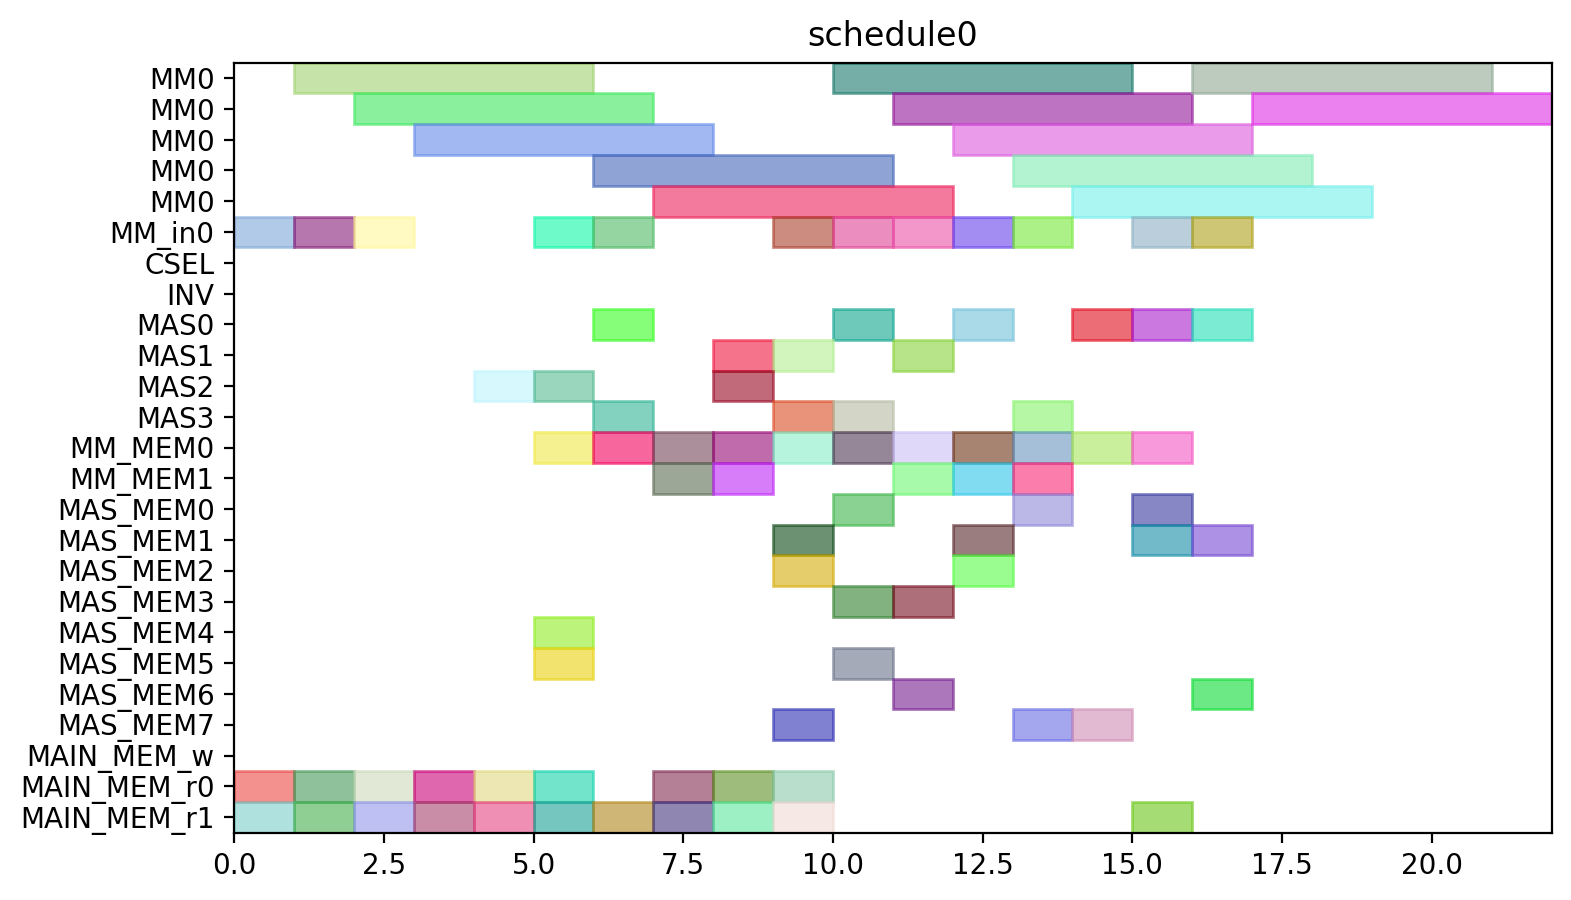

Source code (Python):
from pyschedule import Scenario, solvers, plotters, alt


def solve():
	horizon = 90
	S = Scenario("schedule0", horizon=horizon)

	# resource
	MM = S.Resources('MM', num=1, size=5)
	MM_in = S.Resources('MM_in', num=1)
	CSEL = S.Resource('CSEL')
	INV = S.Resource('INV')
	MAS = S.Resources('MAS', num=4, size=1, periods=range(1, horizon))
	MM_MEM = S.Resources('MM_MEM', num=2)
	MAS_MEM = S.Resources('MAS_MEM', num=8)
	MAIN_MEM_w = S.Resource('MAIN_MEM_w', size=1)
	MAIN_MEM_r = S.Resources('MAIN_MEM_r', num=2)

	# result of previous scheduling

	# new tasks
	t0_in = S.Task('t0_in', length=1, delay_cost=1)
	t0_in += alt(MM_in)
	t0 = S.Task('t0', length=5, delay_cost=1)
	t0 += alt(MM)
	S += t0>=t0_in

	t0_mem0 = S.Task('t0_mem0', length=1, delay_cost=1)
	t0_mem0 += MAIN_MEM_r[0]
	S += t0_mem0 <= t0

	t0_mem1 = S.Task('t0_mem1', length=1, delay_cost=1)
	t0_mem1 += MAIN_MEM_r[1]
	S += t0_mem1 <= t0

	t1_in = S.Task('t1_in', length=1, delay_cost=1)
	t1_in += alt(MM_in)
	t1 = S.Task('t1', length=5, delay_cost=1)
	t1 += alt(MM)
	S += t1>=t1_in

	t1_mem0 = S.Task('t1_mem0', length=1, delay_cost=1)
	t1_mem0 += MAIN_MEM_r[0]
	S += t1_mem0 <= t1

	t1_mem1 = S.Task('t1_mem1', length=1, delay_cost=1)
	t1_mem1 += MAIN_MEM_r[1]
	S += t1_mem1 <= t1

	t2_in = S.Task('t2_in', length=1, delay_cost=1)
	t2_in += alt(MM_in)
	t2 = S.Task('t2', length=5, delay_cost=1)
	t2 += alt(MM)
	S += t2>=t2_in

	t2_mem0 = S.Task('t2_mem0', length=1, delay_cost=1)
	t2_mem0 += MAIN_MEM_r[0]
	S += t2_mem0 <= t2

	t2_mem1 = S.Task('t2_mem1', length=1, delay_cost=1)
	t2_mem1 += MAIN_MEM_r[1]
	S += t2_mem1 <= t2

	t3 = S.Task('t3', length=1, delay_cost=1)
	t3 += alt(MAS)

	t3_mem0 = S.Task('t3_mem0', length=1, delay_cost=1)
	t3_mem0 += MAIN_MEM_r[0]
	S += t3_mem0 <= t3

	t3_mem1 = S.Task('t3_mem1', length=1, delay_cost=1)
	t3_mem1 += MAIN_MEM_r[1]
	S += t3_mem1 <= t3

	t4 = S.Task('t4', length=1, delay_cost=1)
	t4 += alt(MAS)

	t4_mem0 = S.Task('t4_mem0', length=1, delay_cost=1)
	t4_mem0 += MAIN_MEM_r[0]
	S += t4_mem0 <= t4

	t4_mem1 = S.Task('t4_mem1', length=1, delay_cost=1)
	t4_mem1 += MAIN_MEM_r[1]
	S += t4_mem1 <= t4

	t8 = S.Task('t8', length=1, delay_cost=1)
	t8 += alt(MAS)

	t8_mem0 = S.Task('t8_mem0', length=1, delay_cost=1)
	t8_mem0 += MAIN_MEM_r[0]
	S += t8_mem0 <= t8

	t8_mem1 = S.Task('t8_mem1', length=1, delay_cost=1)
	t8_mem1 += MAIN_MEM_r[1]
	S += t8_mem1 <= t8

	t9 = S.Task('t9', length=1, delay_cost=1)
	t9 += alt(MAS)

	t9_mem0 = S.Task('t9_mem0', length=1, delay_cost=1)
	t9_mem0 += MAIN_MEM_r[0]
	S += t9_mem0 <= t9

	t9_mem1 = S.Task('t9_mem1', length=1, delay_cost=1)
	t9_mem1 += MAIN_MEM_r[1]
	S += t9_mem1 <= t9

	t13 = S.Task('t13', length=1, delay_cost=1)
	t13 += alt(MAS)

	t13_mem0 = S.Task('t13_mem0', length=1, delay_cost=1)
	t13_mem0 += MAIN_MEM_r[0]
	S += t13_mem0 <= t13

	t13_mem1 = S.Task('t13_mem1', length=1, delay_cost=1)
	t13_mem1 += MAIN_MEM_r[1]
	S += t13_mem1 <= t13

	t14 = S.Task('t14', length=1, delay_cost=1)
	t14 += alt(MAS)

	t14_mem0 = S.Task('t14_mem0', length=1, delay_cost=1)
	t14_mem0 += MAIN_MEM_r[0]
	S += t14_mem0 <= t14

	t14_mem1 = S.Task('t14_mem1', length=1, delay_cost=1)
	t14_mem1 += MAIN_MEM_r[1]
	S += t14_mem1 <= t14

	t5_in = S.Task('t5_in', length=1, delay_cost=1)
	t5_in += alt(MM_in)
	t5 = S.Task('t5', length=5, delay_cost=1)
	t5 += alt(MM)
	S += t5>=t5_in

	t5_mem0 = S.Task('t5_mem0', length=1, delay_cost=1)
	t5_mem0 += alt(MAS_MEM)
	S += (t3*MAS[0])-1 < t5_mem0*MAS_MEM[0]
	S += (t3*MAS[1])-1 < t5_mem0*MAS_MEM[2]
	S += (t3*MAS[2])-1 < t5_mem0*MAS_MEM[4]
	S += (t3*MAS[3])-1 < t5_mem0*MAS_MEM[6]
	S += t5_mem0 <= t5

	t5_mem1 = S.Task('t5_mem1', length=1, delay_cost=1)
	t5_mem1 += alt(MAS_MEM)
	S += (t4*MAS[0])-1 < t5_mem1*MAS_MEM[1]
	S += (t4*MAS[1])-1 < t5_mem1*MAS_MEM[3]
	S += (t4*MAS[2])-1 < t5_mem1*MAS_MEM[5]
	S += (t4*MAS[3])-1 < t5_mem1*MAS_MEM[7]
	S += t5_mem1 <= t5

	t6 = S.Task('t6', length=1, delay_cost=1)
	t6 += alt(MAS)

	t6_mem0 = S.Task('t6_mem0', length=1, delay_cost=1)
	t6_mem0 += alt(MM_MEM)
	S += (t0*MM[0])-1 < t6_mem0*MM_MEM[0]
	S += t6_mem0 <= t6

	t6_mem1 = S.Task('t6_mem1', length=1, delay_cost=1)
	t6_mem1 += alt(MM_MEM)
	S += (t1*MM[0])-1 < t6_mem1*MM_MEM[1]
	S += t6_mem1 <= t6

	t10_in = S.Task('t10_in', length=1, delay_cost=1)
	t10_in += alt(MM_in)
	t10 = S.Task('t10', length=5, delay_cost=1)
	t10 += alt(MM)
	S += t10>=t10_in

	t10_mem0 = S.Task('t10_mem0', length=1, delay_cost=1)
	t10_mem0 += alt(MAS_MEM)
	S += (t8*MAS[0])-1 < t10_mem0*MAS_MEM[0]
	S += (t8*MAS[1])-1 < t10_mem0*MAS_MEM[2]
	S += (t8*MAS[2])-1 < t10_mem0*MAS_MEM[4]
	S += (t8*MAS[3])-1 < t10_mem0*MAS_MEM[6]
	S += t10_mem0 <= t10

	t10_mem1 = S.Task('t10_mem1', length=1, delay_cost=1)
	t10_mem1 += alt(MAS_MEM)
	S += (t9*MAS[0])-1 < t10_mem1*MAS_MEM[1]
	S += (t9*MAS[1])-1 < t10_mem1*MAS_MEM[3]
	S += (t9*MAS[2])-1 < t10_mem1*MAS_MEM[5]
	S += (t9*MAS[3])-1 < t10_mem1*MAS_MEM[7]
	S += t10_mem1 <= t10

	t11 = S.Task('t11', length=1, delay_cost=1)
	t11 += alt(MAS)

	t11_mem0 = S.Task('t11_mem0', length=1, delay_cost=1)
	t11_mem0 += alt(MM_MEM)
	S += (t1*MM[0])-1 < t11_mem0*MM_MEM[0]
	S += t11_mem0 <= t11

	t11_mem1 = S.Task('t11_mem1', length=1, delay_cost=1)
	t11_mem1 += alt(MM_MEM)
	S += (t2*MM[0])-1 < t11_mem1*MM_MEM[1]
	S += t11_mem1 <= t11

	t15_in = S.Task('t15_in', length=1, delay_cost=1)
	t15_in += alt(MM_in)
	t15 = S.Task('t15', length=5, delay_cost=1)
	t15 += alt(MM)
	S += t15>=t15_in

	t15_mem0 = S.Task('t15_mem0', length=1, delay_cost=1)
	t15_mem0 += alt(MAS_MEM)
	S += (t13*MAS[0])-1 < t15_mem0*MAS_MEM[0]
	S += (t13*MAS[1])-1 < t15_mem0*MAS_MEM[2]
	S += (t13*MAS[2])-1 < t15_mem0*MAS_MEM[4]
	S += (t13*MAS[3])-1 < t15_mem0*MAS_MEM[6]
	S += t15_mem0 <= t15

	t15_mem1 = S.Task('t15_mem1', length=1, delay_cost=1)
	t15_mem1 += alt(MAS_MEM)
	S += (t14*MAS[0])-1 < t15_mem1*MAS_MEM[1]
	S += (t14*MAS[1])-1 < t15_mem1*MAS_MEM[3]
	S += (t14*MAS[2])-1 < t15_mem1*MAS_MEM[5]
	S += (t14*MAS[3])-1 < t15_mem1*MAS_MEM[7]
	S += t15_mem1 <= t15

	t16 = S.Task('t16', length=1, delay_cost=1)
	t16 += alt(MAS)

	t16_mem0 = S.Task('t16_mem0', length=1, delay_cost=1)
	t16_mem0 += alt(MM_MEM)
	S += (t0*MM[0])-1 < t16_mem0*MM_MEM[0]
	S += t16_mem0 <= t16

	t16_mem1 = S.Task('t16_mem1', length=1, delay_cost=1)
	t16_mem1 += alt(MM_MEM)
	S += (t2*MM[0])-1 < t16_mem1*MM_MEM[1]
	S += t16_mem1 <= t16

	t18 = S.Task('t18', length=1, delay_cost=1)
	t18 += alt(MAS)

	t18_mem0 = S.Task('t18_mem0', length=1, delay_cost=1)
	t18_mem0 += alt(MM_MEM)
	S += (t0*MM[0])-1 < t18_mem0*MM_MEM[0]
	S += t18_mem0 <= t18

	t20_in = S.Task('t20_in', length=1, delay_cost=1)
	t20_in += alt(MM_in)
	t20 = S.Task('t20', length=5, delay_cost=1)
	t20 += alt(MM)
	S += t20>=t20_in

	t20_mem0 = S.Task('t20_mem0', length=1, delay_cost=1)
	t20_mem0 += alt(MM_MEM)
	S += (t2*MM[0])-1 < t20_mem0*MM_MEM[0]
	S += t20_mem0 <= t20

	t20_mem1 = S.Task('t20_mem1', length=1, delay_cost=1)
	t20_mem1 += MAIN_MEM_r[1]
	S += t20_mem1 <= t20

	t7 = S.Task('t7', length=1, delay_cost=1)
	t7 += alt(MAS)

	t7_mem0 = S.Task('t7_mem0', length=1, delay_cost=1)
	t7_mem0 += alt(MM_MEM)
	S += (t5*MM[0])-1 < t7_mem0*MM_MEM[0]
	S += t7_mem0 <= t7

	t7_mem1 = S.Task('t7_mem1', length=1, delay_cost=1)
	t7_mem1 += alt(MAS_MEM)
	S += (t6*MAS[0])-1 < t7_mem1*MAS_MEM[1]
	S += (t6*MAS[1])-1 < t7_mem1*MAS_MEM[3]
	S += (t6*MAS[2])-1 < t7_mem1*MAS_MEM[5]
	S += (t6*MAS[3])-1 < t7_mem1*MAS_MEM[7]
	S += t7_mem1 <= t7

	t12 = S.Task('t12', length=1, delay_cost=1)
	t12 += alt(MAS)

	t12_mem0 = S.Task('t12_mem0', length=1, delay_cost=1)
	t12_mem0 += alt(MM_MEM)
	S += (t10*MM[0])-1 < t12_mem0*MM_MEM[0]
	S += t12_mem0 <= t12

	t12_mem1 = S.Task('t12_mem1', length=1, delay_cost=1)
	t12_mem1 += alt(MAS_MEM)
	S += (t11*MAS[0])-1 < t12_mem1*MAS_MEM[1]
	S += (t11*MAS[1])-1 < t12_mem1*MAS_MEM[3]
	S += (t11*MAS[2])-1 < t12_mem1*MAS_MEM[5]
	S += (t11*MAS[3])-1 < t12_mem1*MAS_MEM[7]
	S += t12_mem1 <= t12

	t17 = S.Task('t17', length=1, delay_cost=1)
	t17 += alt(MAS)

	t17_mem0 = S.Task('t17_mem0', length=1, delay_cost=1)
	t17_mem0 += alt(MM_MEM)
	S += (t15*MM[0])-1 < t17_mem0*MM_MEM[0]
	S += t17_mem0 <= t17

	t17_mem1 = S.Task('t17_mem1', length=1, delay_cost=1)
	t17_mem1 += alt(MAS_MEM)
	S += (t16*MAS[0])-1 < t17_mem1*MAS_MEM[1]
	S += (t16*MAS[1])-1 < t17_mem1*MAS_MEM[3]
	S += (t16*MAS[2])-1 < t17_mem1*MAS_MEM[5]
	S += (t16*MAS[3])-1 < t17_mem1*MAS_MEM[7]
	S += t17_mem1 <= t17

	t19 = S.Task('t19', length=1, delay_cost=1)
	t19 += alt(MAS)

	t19_mem0 = S.Task('t19_mem0', length=1, delay_cost=1)
	t19_mem0 += alt(MM_MEM)
	S += (t0*MM[0])-1 < t19_mem0*MM_MEM[0]
	S += t19_mem0 <= t19

	t19_mem1 = S.Task('t19_mem1', length=1, delay_cost=1)
	t19_mem1 += alt(MAS_MEM)
	S += (t18*MAS[0])-1 < t19_mem1*MAS_MEM[1]
	S += (t18*MAS[1])-1 < t19_mem1*MAS_MEM[3]
	S += (t18*MAS[2])-1 < t19_mem1*MAS_MEM[5]
	S += (t18*MAS[3])-1 < t19_mem1*MAS_MEM[7]
	S += t19_mem1 <= t19

	t21 = S.Task('t21', length=1, delay_cost=1)
	t21 += alt(MAS)

	t21_mem0 = S.Task('t21_mem0', length=1, delay_cost=1)
	t21_mem0 += alt(MM_MEM)
	S += (t1*MM[0])-1 < t21_mem0*MM_MEM[0]
	S += t21_mem0 <= t21

	t21_mem1 = S.Task('t21_mem1', length=1, delay_cost=1)
	t21_mem1 += alt(MM_MEM)
	S += (t20*MM[0])-1 < t21_mem1*MM_MEM[1]
	S += t21_mem1 <= t21

	t22 = S.Task('t22', length=1, delay_cost=1)
	t22 += alt(MAS)

	t22_mem0 = S.Task('t22_mem0', length=1, delay_cost=1)
	t22_mem0 += alt(MM_MEM)
	S += (t1*MM[0])-1 < t22_mem0*MM_MEM[0]
	S += t22_mem0 <= t22

	t22_mem1 = S.Task('t22_mem1', length=1, delay_cost=1)
	t22_mem1 += alt(MM_MEM)
	S += (t20*MM[0])-1 < t22_mem1*MM_MEM[1]
	S += t22_mem1 <= t22

	t23_in = S.Task('t23_in', length=1, delay_cost=1)
	t23_in += alt(MM_in)
	t23 = S.Task('t23', length=5, delay_cost=1)
	t23 += alt(MM)
	S += t23>=t23_in

	t23_mem0 = S.Task('t23_mem0', length=1, delay_cost=1)
	t23_mem0 += alt(MAS_MEM)
	S += (t17*MAS[0])-1 < t23_mem0*MAS_MEM[0]
	S += (t17*MAS[1])-1 < t23_mem0*MAS_MEM[2]
	S += (t17*MAS[2])-1 < t23_mem0*MAS_MEM[4]
	S += (t17*MAS[3])-1 < t23_mem0*MAS_MEM[6]
	S += t23_mem0 <= t23

	t23_mem1 = S.Task('t23_mem1', length=1, delay_cost=1)
	t23_mem1 += MAIN_MEM_r[1]
	S += t23_mem1 <= t23

	t25_in = S.Task('t25_in', length=1, delay_cost=1)
	t25_in += alt(MM_in)
	t25 = S.Task('t25', length=5, delay_cost=1)
	t25 += alt(MM)
	S += t25>=t25_in

	t25_mem0 = S.Task('t25_mem0', length=1, delay_cost=1)
	t25_mem0 += alt(MAS_MEM)
	S += (t7*MAS[0])-1 < t25_mem0*MAS_MEM[0]
	S += (t7*MAS[1])-1 < t25_mem0*MAS_MEM[2]
	S += (t7*MAS[2])-1 < t25_mem0*MAS_MEM[4]
	S += (t7*MAS[3])-1 < t25_mem0*MAS_MEM[6]
	S += t25_mem0 <= t25

	t25_mem1 = S.Task('t25_mem1', length=1, delay_cost=1)
	t25_mem1 += alt(MAS_MEM)
	S += (t22*MAS[0])-1 < t25_mem1*MAS_MEM[1]
	S += (t22*MAS[1])-1 < t25_mem1*MAS_MEM[3]
	S += (t22*MAS[2])-1 < t25_mem1*MAS_MEM[5]
	S += (t22*MAS[3])-1 < t25_mem1*MAS_MEM[7]
	S += t25_mem1 <= t25

	t27_in = S.Task('t27_in', length=1, delay_cost=1)
	t27_in += alt(MM_in)
	t27 = S.Task('t27', length=5, delay_cost=1)
	t27 += alt(MM)
	S += t27>=t27_in

	t27_mem0 = S.Task('t27_mem0', length=1, delay_cost=1)
	t27_mem0 += alt(MAS_MEM)
	S += (t22*MAS[0])-1 < t27_mem0*MAS_MEM[0]
	S += (t22*MAS[1])-1 < t27_mem0*MAS_MEM[2]
	S += (t22*MAS[2])-1 < t27_mem0*MAS_MEM[4]
	S += (t22*MAS[3])-1 < t27_mem0*MAS_MEM[6]
	S += t27_mem0 <= t27

	t27_mem1 = S.Task('t27_mem1', length=1, delay_cost=1)
	t27_mem1 += alt(MAS_MEM)
	S += (t21*MAS[0])-1 < t27_mem1*MAS_MEM[1]
	S += (t21*MAS[1])-1 < t27_mem1*MAS_MEM[3]
	S += (t21*MAS[2])-1 < t27_mem1*MAS_MEM[5]
	S += (t21*MAS[3])-1 < t27_mem1*MAS_MEM[7]
	S += t27_mem1 <= t27

	t28_in = S.Task('t28_in', length=1, delay_cost=1)
	t28_in += alt(MM_in)
	t28 = S.Task('t28', length=5, delay_cost=1)
	t28 += alt(MM)
	S += t28>=t28_in

	t28_mem0 = S.Task('t28_mem0', length=1, delay_cost=1)
	t28_mem0 += alt(MAS_MEM)
	S += (t19*MAS[0])-1 < t28_mem0*MAS_MEM[0]
	S += (t19*MAS[1])-1 < t28_mem0*MAS_MEM[2]
	S += (t19*MAS[2])-1 < t28_mem0*MAS_MEM[4]
	S += (t19*MAS[3])-1 < t28_mem0*MAS_MEM[6]
	S += t28_mem0 <= t28

	t28_mem1 = S.Task('t28_mem1', length=1, delay_cost=1)
	t28_mem1 += alt(MAS_MEM)
	S += (t7*MAS[0])-1 < t28_mem1*MAS_MEM[1]
	S += (t7*MAS[1])-1 < t28_mem1*MAS_MEM[3]
	S += (t7*MAS[2])-1 < t28_mem1*MAS_MEM[5]
	S += (t7*MAS[3])-1 < t28_mem1*MAS_MEM[7]
	S += t28_mem1 <= t28

	t29_in = S.Task('t29_in', length=1, delay_cost=1)
	t29_in += alt(MM_in)
	t29 = S.Task('t29', length=5, delay_cost=1)
	t29 += alt(MM)
	S += t29>=t29_in

	t29_mem0 = S.Task('t29_mem0', length=1, delay_cost=1)
	t29_mem0 += alt(MAS_MEM)
	S += (t21*MAS[0])-1 < t29_mem0*MAS_MEM[0]
	S += (t21*MAS[1])-1 < t29_mem0*MAS_MEM[2]
	S += (t21*MAS[2])-1 < t29_mem0*MAS_MEM[4]
	S += (t21*MAS[3])-1 < t29_mem0*MAS_MEM[6]
	S += t29_mem0 <= t29

	t29_mem1 = S.Task('t29_mem1', length=1, delay_cost=1)
	t29_mem1 += alt(MAS_MEM)
	S += (t12*MAS[0])-1 < t29_mem1*MAS_MEM[1]
	S += (t12*MAS[1])-1 < t29_mem1*MAS_MEM[3]
	S += (t12*MAS[2])-1 < t29_mem1*MAS_MEM[5]
	S += (t12*MAS[3])-1 < t29_mem1*MAS_MEM[7]
	S += t29_mem1 <= t29

	solvers.mip.solve(S,msg=1,ratio_gap=1.01)

	solution = [['hoge']*len(S.solution()[1]) for i in range(len(S.solution()))]
	for i in range(len(S.solution())):
		for j in range(len(S.solution()[i])):
			solution[i][j]=str(S.solution()[i][j])
	print(solution)

	cycles = int(solution[-1][3])

	pic_file_name = "/home/mfukuda/ABE/multiRAM_multiMAS_16mux/scheduling_result/stage5MM1_stage1MAS4/EP_ADD_A_0/schedule0.png"
	if(S.solution() != []):
		plotters.matplotlib.plot(S,img_filename=pic_file_name, show_task_labels=False, fig_size=(cycles*0.25+3, 5))

	return solution
